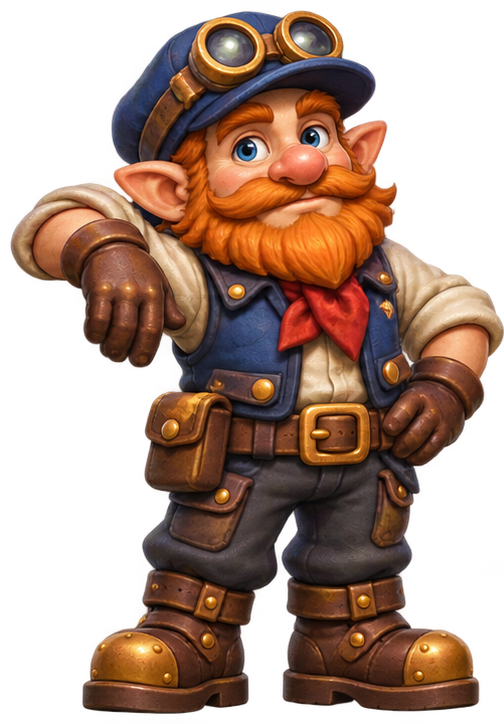
#> input picture art-masters/packing-line/25-drivers/driver-gnomerica-waiting.png, 504 x 724 px, found by its file name
$ python art.py resize art-masters/packing-line/25-drivers/driver-gnomerica-waiting.png --height 400 --out assets/packing/driver_gnomerica_waiting.webp
#> lines starting #> are read from the running program, lines starting #| are printed output that depends on the picture; after the words box and inside, x2 and y2 are one past the last pixel; in counts of white or black regions, pixels touching at a corner belong together
#!/usr/bin/env python3
"""Gnomeworks art pipeline.

Turns the PNG sheets Nathan gets from Mara (ChatGPT image generation) into the
compressed WebP files the game loads.  Every command writes WebP only, and never
touches the source file.

Needs: Python 3, Pillow, numpy, scipy  (pip install pillow numpy scipy)

Commands
  sheet   Cut a sheet of separate pictures into one file each, in reading order.
  pair    Cut a static/action pair (left half / right half) with one shared crop,
          so the two frames line up for the squish-and-boing swap.
  fit     Crop one picture to its content, pad it square, resize, save.
  resize  Resize a whole picture without cropping, so its canvas stays as drawn
          (poses that share a baseline, or room twins that must line up).
          --trim crops the clear edges first; --max fits the longer side
          without enlarging (postcards of mixed shapes).
  cutout  Remove a solid black or white background (when an image comes back
          without transparency), then save as PNG for the other commands.
  gear    Count a gear's teeth and find its tooth phase (for js/gears.js).
  check   Report size, mode, and transparency of any image.

Examples
  python3 tools/art.py check incoming/sheet.png
  python3 tools/art.py sheet incoming/badges.png --names icon_tiny icon_necro --out assets/icons --size 192
  python3 tools/art.py pair incoming/tiny.png --names tiny_static tiny_action --out assets/crew
  python3 tools/art.py cutout incoming/badges.png --color black --out incoming/badges_clear.png
  python3 tools/art.py gear incoming/gear_brass_05.png
  python3 tools/art.py resize art-masters/packing-line/25-drivers/driver-gnomerica-waiting.png --height 400 --out assets/packing/driver_gnomerica_waiting.webp
  python3 tools/art.py resize art-masters/packing-line/05-wall-map/map_clean.png --trim --width 720 --out assets/packing/wall_map.webp
  python3 tools/art.py resize art-masters/postcards/postcard_gnohio_rivers.png --max 640 --out assets/postcards/postcard_gnohio_rivers.webp
"""
import argparse
import math
import os
import sys

import numpy as np
from PIL import Image, ImageFilter
from scipy import ndimage

ALPHA_FLOOR = 30   # alpha below this is treated as empty (scrubs faint ghosts and watermarks)


def load(path):
    im = Image.open(path).convert('RGBA')
    a = np.array(im)
    a[a[:, :, 3] < ALPHA_FLOOR] = 0
    return a


def save_webp(img, path, quality=88):
    os.makedirs(os.path.dirname(path) or '.', exist_ok=True)
    img.save(path, 'WEBP', quality=quality, method=6)
    print('wrote', path, img.size)


# [94 lines left out: functions shrink, square_pad, components, cmd_check, cmd_sheet, cmd_pair and 1 more, not called in this run]


def cmd_resize(args):
    img = Image.fromarray(load(args.file))
#> in load, im is the input picture: PIL image 504x724 RGBA; mean R, G, B, A 69.7, 43.6, 30.4, 142.4
#> in load, `a[a[:, :, 3] < ALPHA_FLOOR] = 0`:
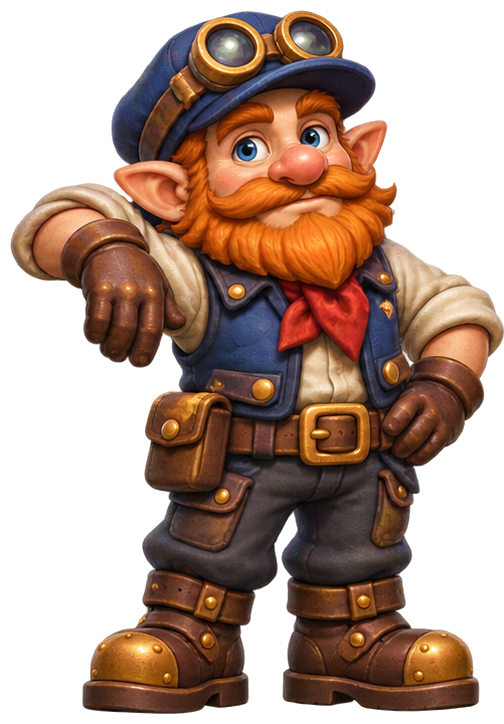
#> a: shape (724, 504, 4); 3.43% of pixels changed, all inside (x1, y1, x2, y2) = (6, 0, 504, 724); transparent parts drawn white
    if args.trim:   # crop the clear edges first (alpha under ALPHA_FLOOR counts as clear)
        img = img.crop(img.getchannel('A').point(lambda v: 255 if v > ALPHA_FLOOR else 0).getbbox())
    if args.max:    # fit inside a square of this size, never enlarging
        s = min(1.0, args.max / max(img.size))
        w, h = round(img.width * s), round(img.height * s)
    elif args.height:
        w, h = round(img.width * args.height / img.height), args.height
    else:
        w, h = args.width, round(img.height * args.width / img.width)
    save_webp(img.resize((w, h), Image.LANCZOS) if (w, h) != img.size else img, args.out)


# [44 lines left out: functions cmd_cutout, cmd_gear, not called in this run]


def main():
    p = argparse.ArgumentParser(description=__doc__, formatter_class=argparse.RawDescriptionHelpFormatter)
    sub = p.add_subparsers(dest='cmd', required=True)

    c = sub.add_parser('check'); c.add_argument('files', nargs='+'); c.set_defaults(fn=cmd_check)

    s = sub.add_parser('sheet')
    s.add_argument('file'); s.add_argument('--out', required=True); s.add_argument('--names', nargs='*')
    s.add_argument('--prefix', default='item_'); s.add_argument('--size', type=int, default=256)
    s.add_argument('--pad', type=float, default=0.06); s.add_argument('--dilate', type=int, default=4)
    s.add_argument('--min-px', type=int, default=2000); s.add_argument('--row-height', type=int)
    s.add_argument('--keep-shape', action='store_true', help='keep the aspect ratio instead of padding square')
    s.set_defaults(fn=cmd_sheet)

    pr = sub.add_parser('pair')
    pr.add_argument('file'); pr.add_argument('--out', required=True)
    pr.add_argument('--names', nargs=2, required=True); pr.add_argument('--size', type=int, default=560)
    pr.set_defaults(fn=cmd_pair)

    f = sub.add_parser('fit')
    f.add_argument('file'); f.add_argument('--out', required=True)
    f.add_argument('--size', type=int, default=256); f.add_argument('--pad', type=float, default=0.06)
    f.set_defaults(fn=cmd_fit)

    r = sub.add_parser('resize')
    r.add_argument('file'); r.add_argument('--out', required=True)
    rs = r.add_mutually_exclusive_group(required=True)
    rs.add_argument('--width', type=int); rs.add_argument('--height', type=int)
    rs.add_argument('--max', type=int, help='fit the longer side to this size, never enlarging')
    r.add_argument('--trim', action='store_true', help='crop the clear edges first')
    r.set_defaults(fn=cmd_resize)

    k = sub.add_parser('cutout')
    k.add_argument('file'); k.add_argument('--out', required=True)
    k.add_argument('--color', choices=['black', 'white'], default='black'); k.add_argument('--tolerance', type=int, default=22)
    k.set_defaults(fn=cmd_cutout)

    g = sub.add_parser('gear'); g.add_argument('file'); g.add_argument('--teeth', type=int); g.set_defaults(fn=cmd_gear)

    args = p.parse_args()
    args.fn(args)
#> in save_webp, `img.save(path, 'WEBP', quality=quality, method=6)`:
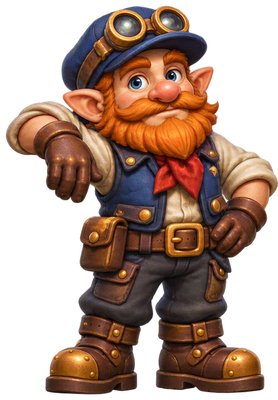
#> saved as driver_gnomerica_waiting.webp: PIL image 278x400 RGBA; mean R, G, B, A 68.6, 43.2, 30.4, 142.4; transparent parts drawn white
#| wrote assets/packing/driver_gnomerica_waiting.webp (278, 400)


if __name__ == '__main__':
    sys.exit(main())
#> (the program exits here)

$ run again, with art-masters/packing-line/05-wall-map/map_clean.png copied over art-masters/packing-line/25-drivers/driver-gnomerica-waiting.png
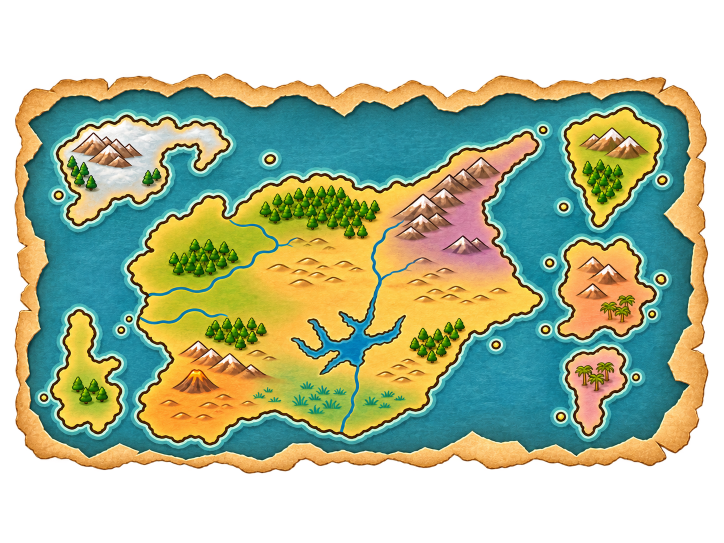
#> input picture art-masters/packing-line/05-wall-map/map_clean.png, 1448 x 1086 px, found by its file name (shown at 1/2 size)
#> in load, im is the input picture: PIL image 1448x1086 RGBA; mean R, G, B, A 94.6, 104.4, 72.7, 167.1
#> in load, `a[a[:, :, 3] < ALPHA_FLOOR] = 0`:
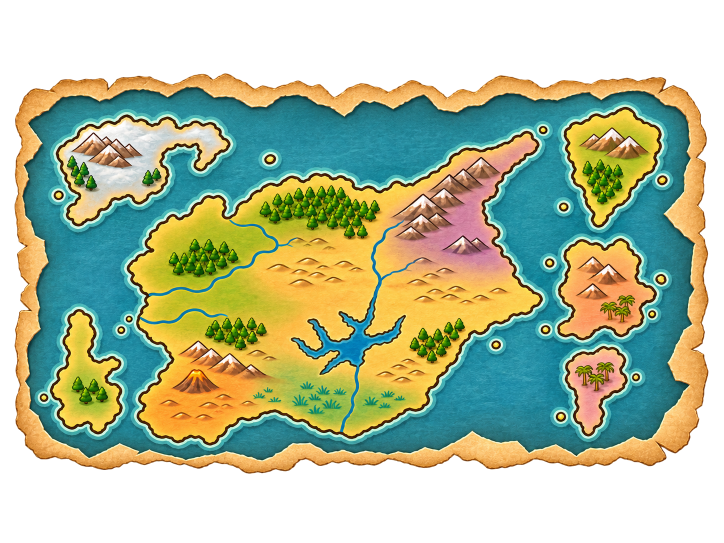
#> a: shape (1086, 1448, 4) (shown at 1/2 size); 1.14% of pixels changed, all inside (x1, y1, x2, y2) = (0, 4, 1420, 1037); transparent parts drawn white
#> in save_webp, `img.save(path, 'WEBP', quality=quality, method=6)`:
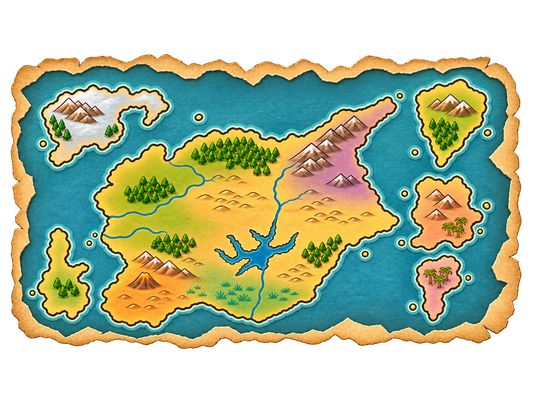
#> saved as driver_gnomerica_waiting.webp: PIL image 533x400 RGBA; mean R, G, B, A 93.3, 103.5, 72.3, 167.1; transparent parts drawn white
#| wrote assets/packing/driver_gnomerica_waiting.webp (533, 400)

$ run again, with art-masters/postcards/postcard_gnohio_rivers.png copied over art-masters/packing-line/25-drivers/driver-gnomerica-waiting.png
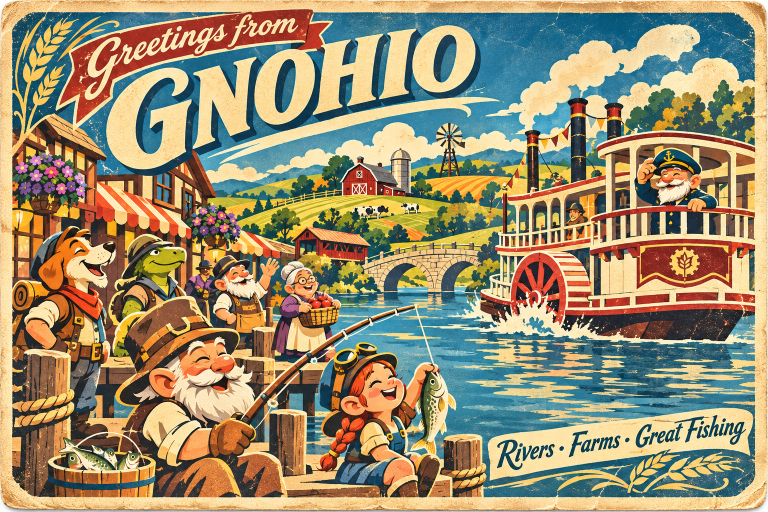
#> input picture art-masters/postcards/postcard_gnohio_rivers.png, 1536 x 1024 px, found by its file name (shown at 1/2 size)
#> in save_webp, `img.save(path, 'WEBP', quality=quality, method=6)`:
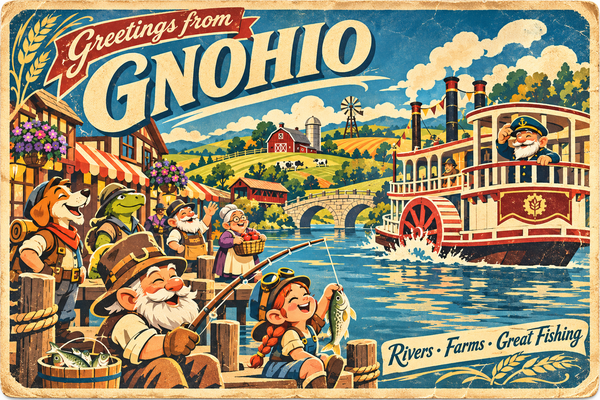
#> saved as driver_gnomerica_waiting.webp: PIL image 600x400 RGBA; mean R, G, B, A 153.8, 141.5, 111, 255
#| wrote assets/packing/driver_gnomerica_waiting.webp (600, 400)
